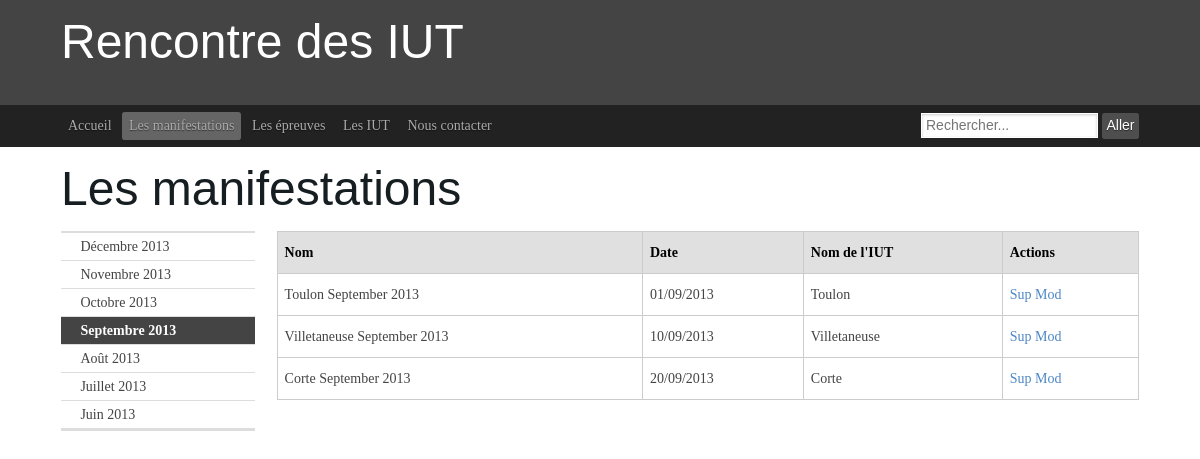
The app's page /manifs.php?date=01/9/2013 with its own data.
### tables this page shows
create table manifestation (
numMan int(5) not null auto_increment,
nomMan varchar(80),
dateMan date,
noIut int(5) not null,
primary key (numMan),
foreign key (noIut) references iut(noIut)
);

create table iut (
noIut int(5) not null auto_increment,
nomIut varchar(80),
adresse varchar(80),
nbEtudiants int(5),
primary key (noIut)
);

### queryUtil.php (called while the page is built, shortened)
<?php
function query($query) {
    $bdd = mysqli_connect('aquassaut.pwnz.org','proje','tbdd','projet');
    $result = mysqli_query($bdd, $query);
    return mysqli_fetch_all($result);
}
?>

### manifs.php (the view, shortened to what this page needs)
<?php
require_once "queryUtil.php";
require_once "pageTemplate.php";
function surroundingMonths($date) {
    echo('
                    <aside class="ym-g18 ym-gl ym-vlist">
                        <ul>
    ');
    $monthToString = [
        "Janvier",
        "Février",
        "Mars",
        "Avril",
        "Mai",
        "Juin",
        "Juillet",
        "Août",
        "Septembre",
        "Octobre",
        "Novembre",
        "Décembre"
    ];
    $arrayDate = explode("/", $date);
    $month = $arrayDate[1] - 1;
    for ($i = 3; $i >= -3; $i -= 1) {
        $m = $month + $i;
        $y = $arrayDate[2];
        if ($m < 0) {
            $y -= 1;
            $m += 12;
        } elseif ($m > 11) {
            $y += 1;
            $m -= 12;
        } elseif($i === 0) {
            echo ('
                            <li class="active"><strong>'.$monthToString[$m].' '.$y.'</strong></li>
            ');
            continue;
        }
        echo ('
                            <li><a href="?date=01/'.($m + 1).'/'.$y.'">'.$monthToString[$m].' '.$y.'</a></li>
        ');
    }
    echo('
                        </ul>
                    </aside>
    ');
}
function selectAllManifestationsInMonth($date) {
    $arrayDate = explode("/", $date);
    $m = $arrayDate[1];
    $y = $arrayDate[2];
    $q = 'select nomMan, date_format(dateMan, "%d/%m/%Y"), nomIut from manifestation as m
          inner join iut as i on m.noIut = i.noIut
          where month(dateMan) = '.$m.' and year(dateMan) = '.$y.' order by dateMan;';
    return query($q);
}
function printManifestations($date) {
    $manifs = selectAllManifestationsInMonth($date);
    echo('
                    <article class="ym-g80 ym-gr ym-content">
                        <table class="bordertable">
                            <thead>
                                <tr>
                                    <th>Nom</th>
                                    <th>Date</th>
                                    <th>Nom de l\'IUT</th>
                                    <th>Actions</th>
                                </tr>
                            </thead>
                            <tbody>
    ');
    foreach($manifs as $manif) {
        echo('
                                <tr>
                                    <td>'.$manif[0].'</td>
                                    <td>'.$manif[1].'</td>
                                    <td>'.$manif[2].'</td>
                                    <td><a href="#">Sup</a> <a href="#">Mod</a></td>
                                </tr>
        ');
    }
    echo('
                            </tbody>
                        </table>
                    </article>
    ');
}
$date = date("d/m/Y");
if (isset($_GET['date'])) {
    $date = $_GET['date'];
}
surroundingMonths($date);
printManifestations($date);
?>

### records on screen
manifestation: nomMan "Toulon September 2013", manif "01/09/2013", noIut.nomIut "Toulon"
manifestation: nomMan "Villetaneuse September 2013", manif "10/09/2013", noIut.nomIut "Villetaneuse"
manifestation: nomMan "Corte September 2013", manif "20/09/2013", noIut.nomIut "Corte"

### other values on screen
$page[1] "Accueil"
$page[1] "Les manifestations"
$page[1] "Les épreuves"
$page[1] "Les IUT"
$page[1] "Nous contacter"
$title "Les manifestations"
$monthToString[$m] "Décembre"
$y "2013"
$monthToString[$m] "Novembre"
$monthToString[$m] "Octobre"
$monthToString[$m] "Septembre"
$monthToString[$m] "Août"
$monthToString[$m] "Juillet"
$monthToString[$m] "Juin"
